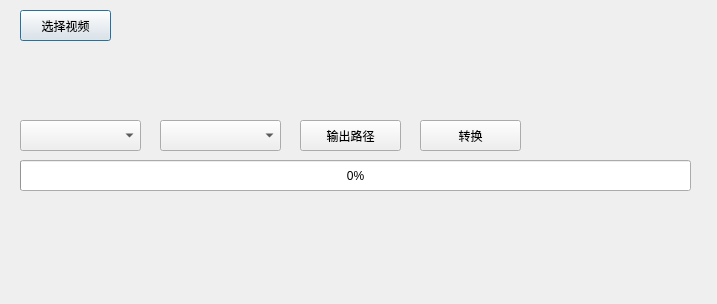
<?xml version="1.0" encoding="UTF-8"?>
<ui version="4.0">
 <class>VideoConversionWindow</class>
 <widget class="QDialog" name="VideoConversionWindow">
  <property name="geometry">
   <rect>
    <x>0</x>
    <y>0</y>
    <width>717</width>
    <height>304</height>
   </rect>
  </property>
  <property name="windowTitle">
   <string>VideoConversion</string>
  </property>
  <widget class="QPushButton" name="select_video_btn">
   <property name="geometry">
    <rect>
     <x>20</x>
     <y>10</y>
     <width>91</width>
     <height>31</height>
    </rect>
   </property>
   <property name="text">
    <string>选择视频</string>
   </property>
  </widget>
  <widget class="QLabel" name="video_info_label">
   <property name="geometry">
    <rect>
     <x>20</x>
     <y>60</y>
     <width>671</width>
     <height>31</height>
    </rect>
   </property>
   <property name="text">
    <string/>
   </property>
  </widget>
  <widget class="QComboBox" name="encode_comb_box">
   <property name="geometry">
    <rect>
     <x>20</x>
     <y>120</y>
     <width>121</width>
     <height>31</height>
    </rect>
   </property>
  </widget>
  <widget class="QComboBox" name="format_comb_box">
   <property name="geometry">
    <rect>
     <x>160</x>
     <y>120</y>
     <width>121</width>
     <height>31</height>
    </rect>
   </property>
  </widget>
  <widget class="QPushButton" name="out_video_btn">
   <property name="geometry">
    <rect>
     <x>300</x>
     <y>120</y>
     <width>101</width>
     <height>31</height>
    </rect>
   </property>
   <property name="text">
    <string>输出路径</string>
   </property>
  </widget>
  <widget class="QPushButton" name="conversion_video_btn">
   <property name="geometry">
    <rect>
     <x>420</x>
     <y>120</y>
     <width>101</width>
     <height>31</height>
    </rect>
   </property>
   <property name="text">
    <string>转换</string>
   </property>
  </widget>
  <widget class="QProgressBar" name="convert_progress_bar">
   <property name="enabled">
    <bool>true</bool>
   </property>
   <property name="geometry">
    <rect>
     <x>20</x>
     <y>160</y>
     <width>671</width>
     <height>31</height>
    </rect>
   </property>
   <property name="minimum">
    <number>0</number>
   </property>
   <property name="value">
    <number>0</number>
   </property>
   <property name="textVisible">
    <bool>true</bool>
   </property>
  </widget>
 </widget>
 <resources/>
 <connections/>
</ui>
